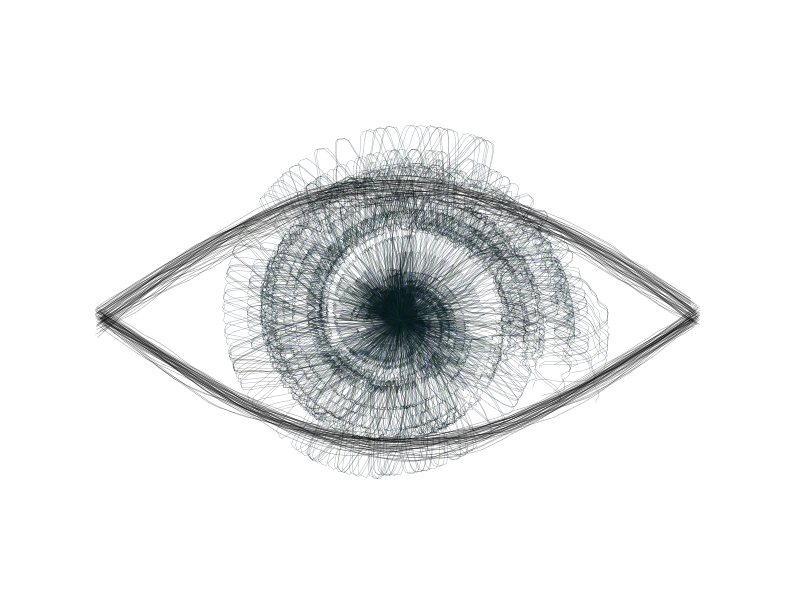
Frame 1 (no input)
Frame 60 (the mouse pressed at the canvas centre just before this capture): identical to frame 1, image omitted
Frame 120 (the mouse held since frame 60 and released just before this capture): identical to frame 1, image omitted

The Processing sketch that drew this single still picture (run headless with seeded random() and noise(); from frame 60 on, the mouse is pressed at the canvas centre):

// Processing sketch: perlin_2d_5
// ── perlin_2d_5.pde

void setup() {
  size(800, 600);
  background(255);
  strokeWeight(0.5);
  smooth();
  
  // 目
  float radius = 100;
  int centX = width/2;
  int centY = height/2 + 20;
  
  stroke(20, 50, 70);
  float x, y;
  for(int i=0; i<100; i++) {
    float lastX = -999;
    float lastY = -999;
    float radiusNoise = random(10);
    radius = 10;
    stroke(random(20), random(50), random(70), 80);
    for(float ang=0; ang<=360*random(2.0, 2.4); ang+=1) {
      radiusNoise += 0.05;
      radius += 0.2;
      float thisRadius = radius + (noise(radiusNoise) * 200) - 100;
      float rad = radians(ang);
      x = centX + (thisRadius * cos(rad));
      y = centY + (thisRadius * sin(rad));
      if(lastX > -999) {
        line(x, y, lastX, lastY);
      }
      lastX = x;
      lastY = y;
    }
  }
  
  
  stroke(0, 100);
  strokeWeight(0.5);
  
  // 下瞼
  for (int i=0; i<50; i++) {
    y = 0;
    int step = 10;
    float lastX = -999;
    float lastY = -999;
    float angle = 0;
    float ynoise = random(10);
    for(x=random(95,105); x<=width-100; x+=step) {
      ynoise += 0.05;
      float rad = radians(angle);
      y = height/2 +  sin(rad) * 130 + noise(ynoise)*40;
      if(lastX > -999) {
        line(x, y, lastX, lastY);
      }
      lastX = x;
      lastY = y;
      angle += 3.0;
    }
  }
  
  // 上瞼
  for (int i=0; i<50; i++) {
    y = 0;
    int step = 10;
    float lastX = -999;
    float lastY = -999;
    float angle = 180;
    float ynoise = random(10);
    for(x=random(95,105); x<=width-100; x+=step) {
      ynoise += 0.05;
      float rad = radians(angle);
      y = height/2 +  sin(rad) * 130 + noise(ynoise)*50;
      if(lastX > -999) {
        line(x, y, lastX, lastY);
      }
      lastX = x;
      lastY = y;
      angle += 3.0;
    }
  }
}

void draw() {
}

void keyPressed(){
  if(keyCode == ENTER) {
    save("perline_2d_5.png");
    print("保存完了!");
  }
}
